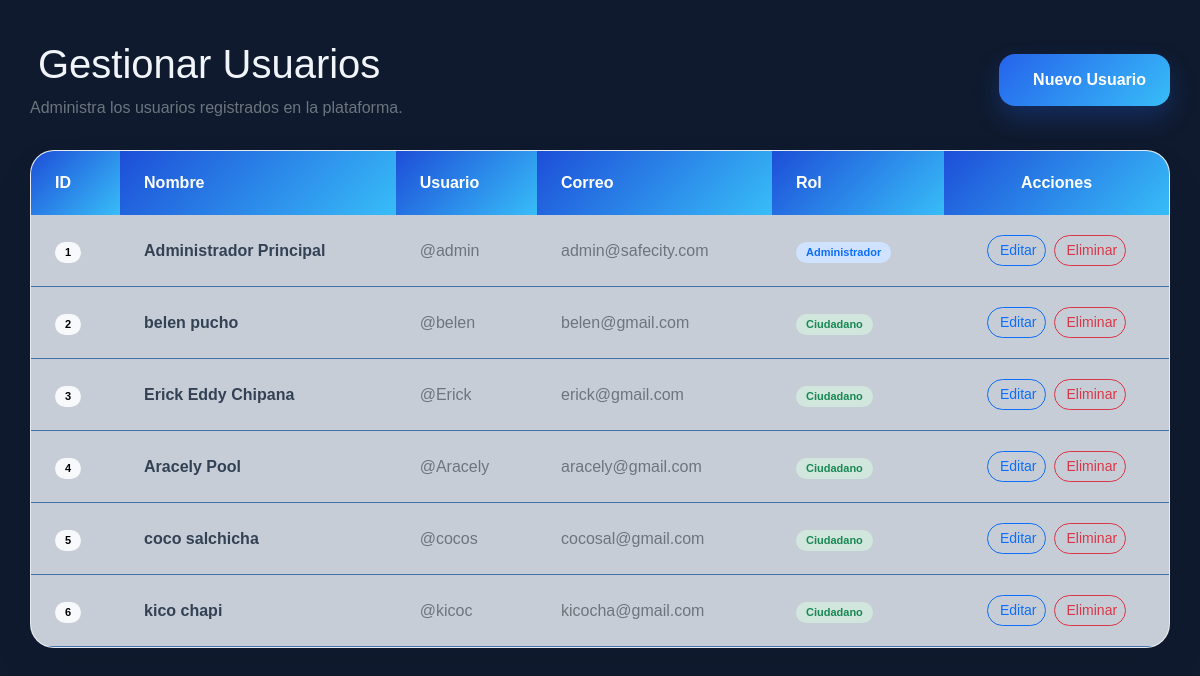
The page /usuarios (signed in) on the database its author committed.
### app/models/usuario.py (models this page shows, shortened)
class Usuario(
    UserMixin,
    db.Model
):
    __tablename__ = "usuarios"
    id_usuario = db.Column(
        db.Integer,
        primary_key=True
    )
    nombre = db.Column(
        db.String(100),
        nullable=False
    )
    apellido = db.Column(
        db.String(100),
        nullable=False
    )
    username = db.Column(
        db.String(50),
        nullable=False,
        unique=True
    )
    email = db.Column(
        db.String(120),
        nullable=False,
        unique=True
    )
    password = db.Column(
        db.String(255),
        nullable=False
    )
    estado = db.Column(
        db.Boolean,
        default=True
    )
    fecha_registro = db.Column(
        db.DateTime
    )
    id_rol = db.Column(
        db.Integer,
        db.ForeignKey(
            "roles.id_rol"
        ),
        nullable=False
    )

### app/models/rol.py (models this page shows)
class Rol(db.Model):
    __tablename__ = "roles"
    id_rol = db.Column(
        db.Integer,
        primary_key=True
    )
    nombre = db.Column(
        db.String(50),
        nullable=False,
        unique=True
    )
    descripcion = db.Column(
        db.String(200)
    )
    usuarios = db.relationship(
        "Usuario",
        backref="rol",
        lazy=True
    )

### app/blueprints/usuarios/routes.py (the view)
@usuarios_bp.route("/usuarios")
@login_required
def listar():
    usuarios = Usuario.query.all()
    return render_template(
        "usuarios/listar.html",
        usuarios=usuarios
    )

### app/__init__.py (called while the page is built)
@login_manager.user_loader
def load_user(user_id):
    return Usuario.query.get(
        int(user_id)
    )

### app/templates/usuarios/listar.html (shortened to what this page needs)
{% extends "base.html" %}
{% block content %}
<div class="admin-page">
    <div class="admin-header">
        <div>
            <h1 class="admin-title">
                Gestionar Usuarios
            </h1>
            <p class="text-secondary mb-0">
                Administra los usuarios registrados en la plataforma.
            </p>
        </div>
        <a href="{{ url_for('usuarios.crear') }}"
           class="admin-btn">
            Nuevo Usuario
        </a>
    </div>
    <div class="admin-card">
        <div class="table-responsive">
            <table class="table align-middle mb-0">
                <thead>
                    <tr>
                        <th>ID</th>
                        <th>Nombre</th>
                        <th>Usuario</th>
                        <th>Correo</th>
                        <th>Rol</th>
                        <th class="text-center">Acciones</th>
                    </tr>
                </thead>
                <tbody>
                    {% for usuario in usuarios %}
                    <tr>
                        <td>
                            <span class="badge rounded-pill text-bg-light">
                                {{ usuario.id_usuario }}
                            </span>
                        </td>
                        <td class="fw-semibold">
                            {{ usuario.nombre }} {{ usuario.apellido }}
                        </td>
                        <td>
                            <span class="text-secondary">
                                @{{ usuario.username }}
                            </span>
                        </td>
                        <td class="text-secondary">
                            {{ usuario.email }}
                        </td>
                        <td>
                            {% if usuario.rol.nombre|lower == 'administrador' %}
                                <span class="badge rounded-pill bg-primary-subtle text-primary">
                                    {{ usuario.rol.nombre }}
                                </span>
                            {% else %}
                                <span class="badge rounded-pill bg-success-subtle text-success">
                                    {{ usuario.rol.nombre }}
                                </span>
                            {% endif %}
                        </td>
                        <td>
                            <div class="d-flex justify-content-center gap-2">
                                <a href="{{ url_for('usuarios.editar', id=usuario.id_usuario) }}"
                                   class="btn btn-sm btn-outline-primary rounded-pill">
                                    Editar
                                </a>
                                <a href="{{ url_for('usuarios.eliminar', id=usuario.id_usuario) }}"
                                   class="btn btn-sm btn-outline-danger rounded-pill"
                                   onclick="return confirm('¿Deseas eliminar este usuario?')">
                                    Eliminar
                                </a>
                            </div>
                        </td>
                    </tr>
                    {% endfor %}
                </tbody>
            </table>
        </div>
    </div>
</div>
{% endblock %}

### app/static/css/style.css (style rules this page uses)
body { background:#eef3f8; font-family:Arial,Helvetica,sans-serif; }
.btn { border-radius:10px; }
.table { background:white; border-radius:10px; }

### app/static/css/safecity.css (style rules this page uses)
:root { --bg-primary:#0f1a2e; --bg-secondary:#162035; --bg-accent:#0c1e3d; --blue-primary:#2563eb; --blue-secondary:#1a3a8f; --blue-light:#60a5fa; --text-primary:#f1f5f9; --text-secondary:#cbd5e1; --text-muted:#64748b; --success:#34d399; --warning:#fbbf24; --border:rgba(255,255,255,.08); --radius-sm:8px; --radius-md:12px; --radius-lg:18px; }
* { box-sizing:border-box; margin:0; padding:0; }
body { background:var(--bg-primary); color:var(--text-primary); font-family:Arial,Helvetica,sans-serif; }
.badge { padding:5px 10px; border-radius:20px; font-size:11px; }
.admin-page { max-width: 1400px; margin: 0 auto; padding: 40px 30px; }
.admin-header { display: flex; justify-content: space-between; align-items: center; gap: 20px; margin-bottom: 30px; }
.admin-card { background: #f8fbff; border: 1px solid rgba(148, 163, 184, .18); border-radius: 24px; overflow: hidden; box-shadow: 0 20px 40px rgba( 15, 23, 42, .08 ); }
.admin-btn { display: inline-flex; align-items: center; gap: 10px; padding: 14px 24px; background: linear-gradient( 135deg, #2563eb, #38bdf8 ); color: #fff; text-decoration: none; border-radius: 16px; font-weight: 600; box-shadow: 0 12px 24px rgba( 37, 99, 235, .25 ); transition: all .25s ease; }
.admin-card .table { margin: 0; }
.admin-card table thead th { background: linear-gradient( 135deg, #1d4ed8, #38bdf8 ); color: #fff; border: none; padding: 20px 24px; }
.admin-card table tbody td { padding: 20px 24px; vertical-align: middle; background: #c7cdd6; color: #334155; }
.admin-card table tbody tr { border-color: #4672ac; }

### rows shown on the page
Usuario: id_usuario "1", nombre "Administrador", apellido "Principal", username "admin", email "admin@safecity.com", rol.nombre "Administrador"
Usuario: id_usuario "2", nombre "belen", apellido "pucho", username "belen", email "belen@gmail.com", rol.nombre "Ciudadano"
Usuario: id_usuario "3", nombre "Erick Eddy", apellido "Chipana", username "Erick", email "erick@gmail.com", rol.nombre "Ciudadano"
Usuario: id_usuario "4", nombre "Aracely", apellido "Pool", username "Aracely", email "aracely@gmail.com", rol.nombre "Ciudadano"
Usuario: id_usuario "5", nombre "coco", apellido "salchicha", username "cocos", email "cocosal@gmail.com", rol.nombre "Ciudadano"
Usuario: id_usuario "6", nombre "kico", apellido "chapi", username "kicoc", email "kicocha@gmail.com", rol.nombre "Ciudadano"
